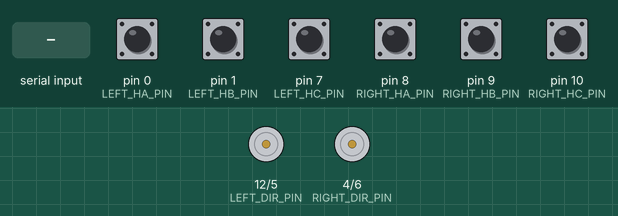
The sketch below on a simulated Arduino Leonardo, built with avr-gcc and run on an emulated ATmega32U4. Shown: direction and speed pins drawn as motors (green arrow = direction pin HIGH = forward, orange = LOW = backward, longer = more drive). Inputs (shaded band) come from the test bench; at power-on: pin 0 (LEFT_HA_PIN), pin 1 (LEFT_HB_PIN), pin 7 (LEFT_HC_PIN), pin 8 (RIGHT_HA_PIN), pin 9 (RIGHT_HB_PIN), pin 10 (RIGHT_HC_PIN) LOW. What the sketch prints to the serial monitor is not drawn.

Above: at 1.2 s.
1.3 s: "BOTH_FWD\n" received over Serial
At 2.4 s:
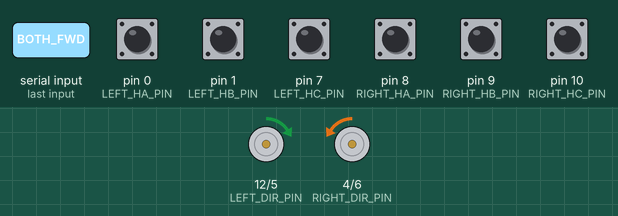
4.3 s: "LEFT_FWD\n" received over Serial
At 4.7 s:
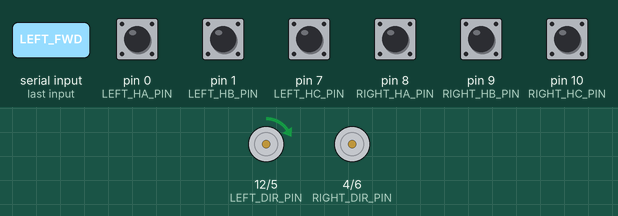
7.3 s: "RIGHT_FWD\n" received over Serial
At 8.1 s:
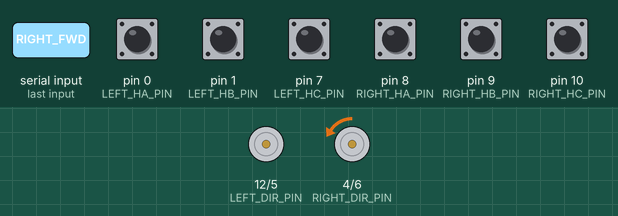
10.3 s: "BOTH_REV\n" received over Serial
At 11.5 s:
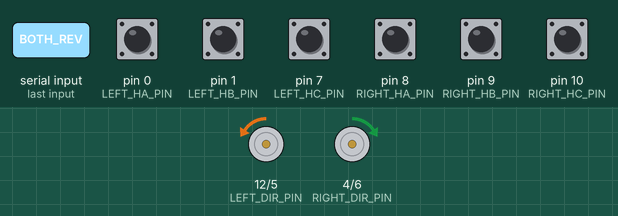
13.3 s: "LEFT_REV\n" received over Serial
At 13.9 s:
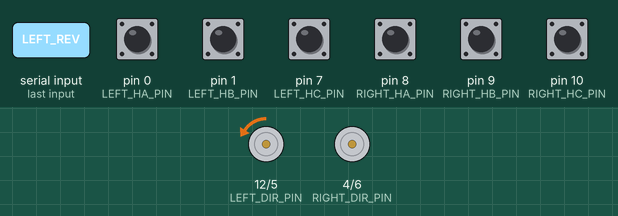
16.3 s: "RIGHT_REV\n" received over Serial
At 17.4 s:
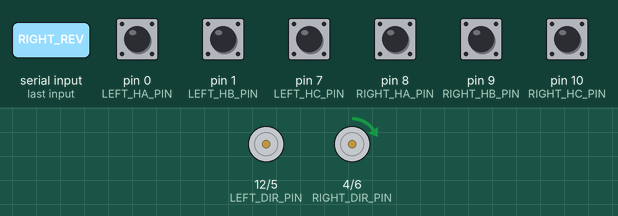
Timing chart, 0 to 19.3 s (numbered marks = the images above; inputs shaded):
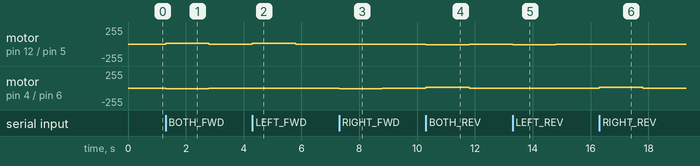

Measured:
- after the input at 1.3 s, motor on pin 12 (LEFT_DIR_PIN) / pin 5 (LEFT_PWM_PIN): stopped → forward 8/255 at once, → stopped 1.5 s later; motor on pin 4 (RIGHT_DIR_PIN) / pin 6 (RIGHT_PWM_PIN): stopped → backward 8/255 at once, → stopped 1.5 s later
- after the input at 4.3 s, motor on pin 12 (LEFT_DIR_PIN) / pin 5 (LEFT_PWM_PIN): stopped → forward 8/255 at once, → stopped 1.5 s later
- after the input at 7.3 s, motor on pin 4 (RIGHT_DIR_PIN) / pin 6 (RIGHT_PWM_PIN): stopped → backward 8/255 at once, → stopped 1.5 s later
- after the input at 10.3 s, motor on pin 12 (LEFT_DIR_PIN) / pin 5 (LEFT_PWM_PIN): stopped → backward 8/255 at once, → stopped 1.5 s later; motor on pin 4 (RIGHT_DIR_PIN) / pin 6 (RIGHT_PWM_PIN): stopped → forward 8/255 at once, → stopped 1.5 s later
- after the input at 13.3 s, motor on pin 12 (LEFT_DIR_PIN) / pin 5 (LEFT_PWM_PIN): stopped → backward 8/255 at once, → stopped 1.5 s later
- after the input at 16.3 s, motor on pin 4 (RIGHT_DIR_PIN) / pin 6 (RIGHT_PWM_PIN): stopped → forward 8/255 at once, → stopped 1.5 s later

The sketch:

confirm_motor_dir.ino
```cpp
/*
  R2 Hall encoder physical direction verification — V1
  Board: Arduino Leonardo / ATmega32U4

  Uses the Hall decoder and pin assignments from the supplied balance_dir_hall.ino.
  Balance controller and IMU are NOT initialized or used.

  IMPORTANT:
  - Securely raise and support R2 with both wheels clear of the ground.
  - First test is BOTH_FWD so each decoder learns its initial direction
    while both motors receive the same positive command.
  - Each command runs for 1500 ms and then stops automatically.
  - PWM is fixed at 8, based on the prior unloaded motor tests.
  - A 2500 ms command watchdog also stops the motors.
  - Commands: BOTH_FWD, LEFT_FWD, RIGHT_FWD, BOTH_REV,
              LEFT_REV, RIGHT_REV, STOP, STATUS

  Motor pins/polarity from supplied sketch:
    Left PWM D5, direction D12; positive = HIGH
    Right PWM D6, direction D4; positive = LOW

  Hall pins:
    Left A/B/C: D0, D1, D7
    Right A/B/C: D8, D9, D10

  Decoder signed counts are relative to the first learned direction.
  The first BOTH_FWD test establishes the reference, provided both wheels
  physically rotate in the robot-forward direction.
*/

#include <Arduino.h>

const uint8_t LEFT_PWM_PIN  = 5;
const uint8_t RIGHT_PWM_PIN = 6;
const uint8_t LEFT_DIR_PIN  = 12;
const uint8_t RIGHT_DIR_PIN = 4;

const uint8_t LEFT_HA_PIN = 0;
const uint8_t LEFT_HB_PIN = 1;
const uint8_t LEFT_HC_PIN = 7;
const uint8_t RIGHT_HA_PIN = 8;
const uint8_t RIGHT_HB_PIN = 9;
const uint8_t RIGHT_HC_PIN = 10;

const uint8_t TEST_PWM = 8;
const float HALL_TRANSITIONS_PER_REV = 90.0f;
const float WHEEL_RADIUS_M = 0.075f;
const unsigned long TEST_DURATION_MS = 1500UL;
const unsigned long WATCHDOG_MS = 2500UL;
const unsigned long REPORT_INTERVAL_MS = 250UL;

enum TestMode : uint8_t {
  IDLE,
  BOTH_FORWARD,
  LEFT_FORWARD,
  RIGHT_FORWARD,
  BOTH_REVERSE,
  LEFT_REVERSE,
  RIGHT_REVERSE
};

struct StateDecoder {
  uint8_t ring[6];
  uint8_t ringCount;
  uint8_t previous;
  bool initialized;
  int8_t lastDirection;
  long signedCount;
  unsigned long validCount;
  unsigned long invalidCount;

  void begin(uint8_t initialState) {
    ringCount = 1;
    ring[0] = initialState;
    previous = initialState;
    initialized = true;
    lastDirection = 0;
    signedCount = 0;
    validCount = 0;
    invalidCount = 0;
  }

  int indexOf(uint8_t state) {
    for (uint8_t i = 0; i < ringCount; ++i) {
      if (ring[i] == state) return i;
    }
    return -1;
  }

  void update(uint8_t state) {
    if (!initialized) { begin(state); return; }
    if (state == previous) return;

    uint8_t changed = previous ^ state;
    if (changed == 0 || (changed & (changed - 1)) != 0) {
      ++invalidCount;
      previous = state;
      return;
    }

    int oldIdx = indexOf(previous);
    int newIdx = indexOf(state);

    if (ringCount < 6 && oldIdx == (int)ringCount - 1 && newIdx < 0) {
      ring[ringCount++] = state;
      ++validCount;
      if (lastDirection == 0) lastDirection = +1;
      signedCount += lastDirection;
    } else if (oldIdx >= 0 && newIdx >= 0) {
      int forward = (newIdx - oldIdx + 6) % 6;
      int direction = 0;
      if (forward == 1) direction = +1;
      else if (forward == 5) direction = -1;

      if (direction == 0) {
        ++invalidCount;
      } else {
        ++validCount;
        lastDirection = direction;
        signedCount += direction;
      }
    } else {
      ++invalidCount;
      ringCount = 1;
      ring[0] = state;
      lastDirection = 0;
    }
    previous = state;
  }
};

StateDecoder leftDecoder;
StateDecoder rightDecoder;

volatile uint8_t leftState = 0;
volatile uint8_t rightState = 0;

uint8_t readLeftState() {
  return (digitalRead(LEFT_HA_PIN) << 2) |
         (digitalRead(LEFT_HB_PIN) << 1) |
          digitalRead(LEFT_HC_PIN);
}

uint8_t readRightState() {
  return (digitalRead(RIGHT_HA_PIN) << 2) |
         (digitalRead(RIGHT_HB_PIN) << 1) |
          digitalRead(RIGHT_HC_PIN);
}

void leftHallISR() {
  uint8_t state = readLeftState();
  leftDecoder.update(state);
  leftState = state;
}

ISR(PCINT0_vect) {
  uint8_t state = readRightState();
  rightDecoder.update(state);
  rightState = state;
}

void stopMotors() {
  analogWrite(LEFT_PWM_PIN, 0);
  analogWrite(RIGHT_PWM_PIN, 0);
}

void setLeft(int8_t direction, uint8_t pwm) {
  // Match supplied balance sketch: positive = HIGH.
  digitalWrite(LEFT_DIR_PIN, direction >= 0 ? HIGH : LOW);
  analogWrite(LEFT_PWM_PIN, pwm);
}

void setRight(int8_t direction, uint8_t pwm) {
  // Match supplied balance sketch: positive = LOW.
  digitalWrite(RIGHT_DIR_PIN, direction >= 0 ? LOW : HIGH);
  analogWrite(RIGHT_PWM_PIN, pwm);
}

TestMode activeMode = IDLE;
unsigned long testStartMs = 0;
unsigned long lastReportMs = 0;
long startLeftCount = 0;
long startRightCount = 0;
unsigned long startLeftValid = 0;
unsigned long startRightValid = 0;
unsigned long startLeftInvalid = 0;
unsigned long startRightInvalid = 0;

char inputLine[32];
uint8_t inputLength = 0;


const char *modeName(TestMode mode) {
  switch (mode) {
    case BOTH_FORWARD: return "BOTH_FWD";
    case LEFT_FORWARD: return "LEFT_FWD";
    case RIGHT_FORWARD: return "RIGHT_FWD";
    case BOTH_REVERSE: return "BOTH_REV";
    case LEFT_REVERSE: return "LEFT_REV";
    case RIGHT_REVERSE: return "RIGHT_REV";
    default: return "IDLE";
  }
}

void snapshotCounts(long &lc, long &rc,
                    unsigned long &lv, unsigned long &rv,
                    unsigned long &li, unsigned long &ri) {
  noInterrupts();
  lc = leftDecoder.signedCount;
  rc = rightDecoder.signedCount;
  lv = leftDecoder.validCount;
  rv = rightDecoder.validCount;
  li = leftDecoder.invalidCount;
  ri = rightDecoder.invalidCount;
  interrupts();
}

void printStatus(const char *tag) {
  long lc, rc;
  unsigned long lv, rv, li, ri;
  snapshotCounts(lc, rc, lv, rv, li, ri);
  Serial.print(tag);
  Serial.print(',');
  Serial.print(millis());
  Serial.print(',');
  Serial.print(lc);
  Serial.print(',');
  Serial.print(rc);
  Serial.print(',');
  Serial.print(lv);
  Serial.print(',');
  Serial.print(rv);
  Serial.print(',');
  Serial.print(li);
  Serial.print(',');
  Serial.println(ri);
}

void finishTest(const char *reason) {
  stopMotors();

  long lc, rc;
  unsigned long lv, rv, li, ri;
  snapshotCounts(lc, rc, lv, rv, li, ri);

  Serial.print(F("RESULT,"));
  Serial.print(modeName(activeMode));
  Serial.print(',');
  Serial.print(reason);
  Serial.print(F(",pwm="));
  Serial.print(TEST_PWM);
  Serial.print(F(",left_delta="));
  Serial.print(lc - startLeftCount);
  Serial.print(F(",right_delta="));
  Serial.print(rc - startRightCount);
  Serial.print(F(",left_valid_delta="));
  Serial.print(lv - startLeftValid);
  Serial.print(F(",right_valid_delta="));
  Serial.print(rv - startRightValid);
  Serial.print(F(",left_invalid_delta="));
  Serial.print(li - startLeftInvalid);
  Serial.print(F(",right_invalid_delta="));
  Serial.print(ri - startRightInvalid);

  float elapsedSeconds = (millis() - testStartMs) / 1000.0f;
  if (elapsedSeconds < 0.001f) elapsedSeconds = 0.001f;
  long leftDelta = lc - startLeftCount;
  long rightDelta = rc - startRightCount;
  float leftRpm = ((float)leftDelta / HALL_TRANSITIONS_PER_REV) * (60.0f / elapsedSeconds);
  float rightRpm = ((float)rightDelta / HALL_TRANSITIONS_PER_REV) * (60.0f / elapsedSeconds);
  float wheelCircumference = 2.0f * PI * WHEEL_RADIUS_M;
  float leftVelocity = leftRpm * wheelCircumference / 60.0f;
  float rightVelocity = rightRpm * wheelCircumference / 60.0f;

  Serial.print(F(",elapsed_s="));
  Serial.print(elapsedSeconds, 3);
  Serial.print(F(",left_rpm="));
  Serial.print(leftRpm, 2);
  Serial.print(F(",right_rpm="));
  Serial.print(rightRpm, 2);
  Serial.print(F(",left_mps="));
  Serial.print(leftVelocity, 4);
  Serial.print(F(",right_mps="));
  Serial.println(rightVelocity, 4);

  activeMode = IDLE;
  printStatus("STATUS");
}

void beginTest(TestMode mode) {
  if (activeMode != IDLE) {
    Serial.println(F("BUSY, send STOP first"));
    return;
  }

  long lc, rc;
  unsigned long lv, rv, li, ri;
  snapshotCounts(lc, rc, lv, rv, li, ri);
  startLeftCount = lc;
  startRightCount = rc;
  startLeftValid = lv;
  startRightValid = rv;
  startLeftInvalid = li;
  startRightInvalid = ri;

  activeMode = mode;
  testStartMs = millis();
  lastReportMs = testStartMs;

  stopMotors();

  if (mode == BOTH_FORWARD || mode == LEFT_FORWARD)
    setLeft(+1, TEST_PWM);
  else if (mode == BOTH_REVERSE || mode == LEFT_REVERSE)
    setLeft(-1, TEST_PWM);

  if (mode == BOTH_FORWARD || mode == RIGHT_FORWARD)
    setRight(+1, TEST_PWM);
  else if (mode == BOTH_REVERSE || mode == RIGHT_REVERSE)
    setRight(-1, TEST_PWM);

  Serial.print(F("START,"));
  Serial.print(modeName(mode));
  Serial.print(F(",pwm="));
  Serial.print(TEST_PWM);
  Serial.print(F(",duration_ms="));
  Serial.println(TEST_DURATION_MS);
}

void handleCommand(char *cmd) {
  if (!strcmp(cmd, "STOP")) {
    stopMotors();
    if (activeMode != IDLE) finishTest("MANUAL_STOP");
    else Serial.println(F("STOPPED"));
    return;
  }

  if (!strcmp(cmd, "STATUS")) {
    printStatus("STATUS");
    return;
  }

  if (!strcmp(cmd, "BOTH_FWD")) { beginTest(BOTH_FORWARD); return; }
  if (!strcmp(cmd, "LEFT_FWD")) { beginTest(LEFT_FORWARD); return; }
  if (!strcmp(cmd, "RIGHT_FWD")) { beginTest(RIGHT_FORWARD); return; }
  if (!strcmp(cmd, "BOTH_REV")) { beginTest(BOTH_REVERSE); return; }
  if (!strcmp(cmd, "LEFT_REV")) { beginTest(LEFT_REVERSE); return; }
  if (!strcmp(cmd, "RIGHT_REV")) { beginTest(RIGHT_REVERSE); return; }

Serial.print(F("Unknown command received: ["));
Serial.print(cmd);
Serial.println(F("]"));

Serial.print(F("Command length: "));
Serial.println(strlen(cmd));
}

void readSerialCommands() {
  while (Serial.available()) {
    char c = (char)Serial.read();
    if (c == '\r') continue;
    if (c == '\n') {
      inputLine[inputLength] = '\0';
      if (inputLength > 0) handleCommand(inputLine);
      inputLength = 0;
    } else if (inputLength < sizeof(inputLine) - 1) {
      inputLine[inputLength++] = c;
    } else {
      inputLength = 0;
      Serial.println(F("ERR,line too long"));
    }
  }
}

void setup() {
  Serial.begin(115200);

unsigned long serialStart = millis();
while (!Serial && millis() - serialStart < 5000) {
  // Wait up to 5 seconds for the Leonardo USB serial connection.
}

  pinMode(LEFT_PWM_PIN, OUTPUT);
  pinMode(RIGHT_PWM_PIN, OUTPUT);
  pinMode(LEFT_DIR_PIN, OUTPUT);
  pinMode(RIGHT_DIR_PIN, OUTPUT);

  pinMode(LEFT_HA_PIN, INPUT);
  pinMode(LEFT_HB_PIN, INPUT);
  pinMode(LEFT_HC_PIN, INPUT);
  pinMode(RIGHT_HA_PIN, INPUT);
  pinMode(RIGHT_HB_PIN, INPUT);
  pinMode(RIGHT_HC_PIN, INPUT);

  stopMotors();

  delay(50);
  uint8_t ls = readLeftState();
  uint8_t rs = readRightState();
  leftDecoder.begin(ls);
  rightDecoder.begin(rs);
  leftState = ls;
  rightState = rs;

  attachInterrupt(digitalPinToInterrupt(LEFT_HA_PIN), leftHallISR, CHANGE);
  attachInterrupt(digitalPinToInterrupt(LEFT_HB_PIN), leftHallISR, CHANGE);
  attachInterrupt(digitalPinToInterrupt(LEFT_HC_PIN), leftHallISR, CHANGE);

  // Leonardo D8/D9/D10 = PB4/PB5/PB6.
  PCIFR |= _BV(PCIF0);
  PCMSK0 |= _BV(PCINT4) | _BV(PCINT5) | _BV(PCINT6);
  PCICR |= _BV(PCIE0);

  Serial.println(F("R2_HALL_DIRECTION_TEST_V1"));
  Serial.println(F("Balance controller and IMU are disabled."));
  Serial.println(F("Secure robot raised; keep clear of wheels."));
  Serial.println(F("Run BOTH_FWD first; observe both wheel directions."));
  Serial.println(F("Each test uses PWM 8 for 1500 ms, then auto-stops."));
  Serial.println(F("CSV: type,time_ms,left_signed,right_signed,left_valid,right_valid,left_invalid,right_invalid"));
  Serial.println(F("Commands: BOTH_FWD, LEFT_FWD, RIGHT_FWD, BOTH_REV, LEFT_REV, RIGHT_REV, STOP, STATUS"));
}

void loop() {
  readSerialCommands();

  if (activeMode != IDLE) {
    unsigned long now = millis();

    if (now - testStartMs >= TEST_DURATION_MS) {
      finishTest("AUTO_STOP");
    } else if (now - testStartMs >= WATCHDOG_MS) {
      finishTest("WATCHDOG");
    } else if (now - lastReportMs >= REPORT_INTERVAL_MS) {
      lastReportMs = now;
      printStatus("SAMPLE");
    }
  }
}
```
